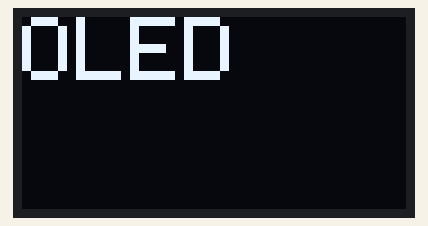
Bench run of a sketch on a simulated ESP8266 (NodeMCU). On the bench: 128×64 one-colour display. WiFi joins after 1.5 s; servers stay silent unless stated; the local clock reads 2024-03-15 10:24:30 at power-on unless the sketch sets it; EEPROM starts erased; what the sketch prints to the serial monitor is not drawn.

Above: at 1.7 s.
At 6.7 s:
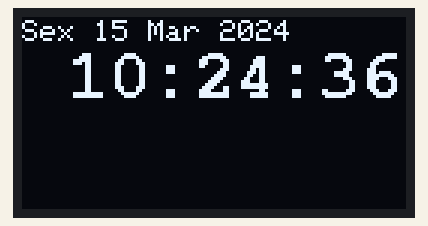
At 10.7 s:
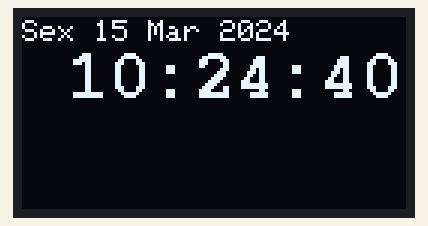
At 14.8 s:
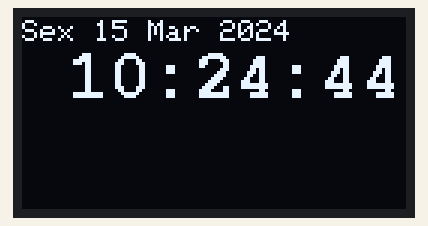
At 22.8 s:
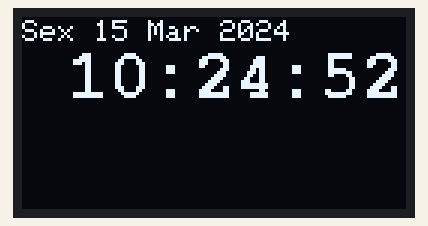
At 38.8 s:
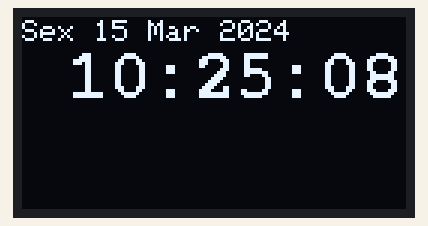

The sketch:

ralesp.ino
```cpp
#include <Wire.h>

#include "src/mem.h"
#include "src/alarm.h"
#include "src/serverapi.h"
#include "src/displayoled.h"
#include "src/rtcmodule.h"

void alarmcb(AlarmStruct alarm);

const int nalarms = 10;

MemAccess *memaccess;
Alarm *alarms;
ServerConfig config;
ServerAPI *server;
DisplayOLED *oled;
RTCModule *rtc;

void setup()
{
  Serial.begin(115200);
  Serial.println();

  Wire.begin(4, 5);

  memaccess = new MemAccess;
  memaccess->readServerConfig(&config);
  server = new ServerAPI(config);
  alarms = new Alarm(alarmcb);
  AlarmRaw buf[nalarms];
  memaccess->readAlarms(buf, nalarms);
  for (int i = 0; i < nalarms; i++)
    alarms->addAlarm(buf[i]);

  oled = new DisplayOLED();
  oled->test();
  rtc = new RTCModule();

  return;
  /*
  Serial.println(sizeof(ServerConfig));

  memaccess = new MemAccess();
  strcpy(config.ssid, "Sagrado");
  strcpy(config.password, "PBA#2k10$2010");
  memaccess->writeServerConfig(config);

  memaccess->readServerConfig(config);


  Serial.print("SSID: ");
  Serial.println(config.ssid);

  Serial.print("Password: ");
  Serial.println(config.password);*/

  // Serial.print("SSID: ");
  // Serial.println(config.ssid);

  // Serial.print("Password: ");
  // Serial.println(config.password);

  //EEPROM.end();
}

unsigned long lastupdate = 0;
void loop()
{
  alarms->loop();
  server->loop();
  memaccess->loop();
  oled->loop();
  rtc->loop();

  unsigned long n = millis();
  if (n - lastupdate > 1000)
  {
    lastupdate = n;
    oled->displayTime();
  }
}

void alarmcb(AlarmStruct alarm)
{
  Serial.println("Alarm fired");
}
```

alarm.cpp
```cpp
#include "Alarm.h"
#include <Arduino.h>

#define NEWARRAYSIZE 10;

// MACROS
#define DOW(raw) ((uint8_t)((uint)(raw & 0x7f) << 1))
#define HOURS(raw) ((uint8_t)((raw >> 7) & 0x1f))
#define MINUTES(raw) ((uint8_t)((raw >> 12) & 0x3f))
#define ACTIVE(raw) ((uint8_t)((raw >> 18) & 0x1))
#define REPEAT(raw) ((uint8_t)((raw >> 19) & 0x1))
#define ACTION(raw) ((uint16_t)((raw >> 20) & 0xfff))
#define RAW(str) (((str.dow >> 1) & 0x7f) + ((str.hours & 0x1f) << 7) + ((str.minutes & 0x3f) << 12) + ((str.active & 0x1) << 18) + ((str.repeat & 0x1) << 19) + ((str.action & 0xfff) << 20))

Alarm::Alarm(const AlarmCallback callback)
{
  _callback = callback;
  _arraysize = NEWARRAYSIZE;
  _alarms = (AlarmRaw *)malloc(_arraysize * sizeof(AlarmRaw));
  _nalarms = 0;
  _lastcheckminute = -1;
}

Alarm::~Alarm()
{
  free(_alarms);
}

void Alarm::loop()
{
  int minutes = minute();
  if (minutes != _lastcheckminute)
  {
    _lastcheckminute = minutes;
    int dow = weekday();
    int hours = hour();
    for(int i = 0; i < _nalarms; i++) {
      AlarmStruct alm = getAlarm(i);
      if (alm.active && ((alm.dow >> dow) & 0x1) && alm.minutes == minutes && alm.hours == hours) {
        // Considerar se devo implementar o desactivar do alarme quando o repeat é 0, é preciso notificar o "mem" para guardar a alteração
        if (alm.repeat  == 0) {
          alm.active = 0;
          _alarms[i] ^= 1 << 18; // testar
        }
        _callback(alm);
      }
    }
  }
}

bool Alarm::addAlarm(const AlarmStruct &alarm)
{
  AlarmRaw raw = RAW(alarm);
  return addAlarm(raw);
}

bool Alarm::addAlarm(const AlarmRaw raw)
{
  if (_nalarms == _arraysize)
  {
    _arraysize += NEWARRAYSIZE;
    _alarms = (AlarmRaw *)realloc(_alarms, _arraysize * sizeof(AlarmRaw));
  }
  _alarms[_nalarms++] = raw;

  return true;
}

bool Alarm::updateAlarm(const AlarmStruct &alarm)
{
  if (alarm.id < 0 || alarm.id >= _nalarms)
  {
    return false;
  }
  else
  {
    _alarms[alarm.id] = RAW(alarm);
    return true;
  }
}

size_t Alarm::count()
{
  return _nalarms;
}

AlarmStruct Alarm::getAlarm(int alarmid)
{
  AlarmStruct retval;
  if (alarmid < 0 || alarmid >= _nalarms)
    retval.id = -1;
  else
  {
    AlarmRaw raw = _alarms[alarmid];
    retval.id = alarmid;
    retval.dow = DOW(raw);
    retval.hours = HOURS(raw);
    retval.minutes = MINUTES(raw);
    retval.repeat = REPEAT(raw);
    retval.active = ACTIVE(raw);
    retval.action = ACTION(raw);
  }

  return retval;
}

size_t Alarm::getRawData(AlarmRaw *buf, size_t size)
{
  size_t i;
  for (i = 0; i < size && i < _nalarms; i++)
    buf[i] = _alarms[i];
  return i;
}

/*
int Alarm::addAlarm(uint8_t dow, uint8_t hours, uint8_t minutes, uint8_t active, uint8_t repeat)
{
  AlarmStruct *alarm = new AlarmStruct;
  alarm->dow = dow;
  alarm->hours = hours;
  alarm->minutes = minutes;
  alarm->active = active;
  alarm->repeat = repeat;
  alarm->next = NULL;
  if (_alarms == NULL)
  {
    alarm->id = 1;
    _alarms = alarm;
  }
  else {
    AlarmStruct *ptr = _alarms;
    while (ptr->next != NULL) {
      ptr = ptr->next;
    }
    alarm->id = ptr->id + 1;
    ptr->next = alarm;
  }

  return alarm->id;
}
int Alarm::removeAlarm(int alarmid)
{
  AlarmStruct *ptr = _alarms, *prev = _alarms;
  while (ptr != NULL && ptr->id != alarmid)
  {
    prev = ptr;
    ptr = ptr->next;
  }

  if (ptr != NULL)
  {
    if (ptr == _alarms)
    {
      _alarms = ptr->next;
    }
    else
    {
      prev->next = ptr->next;
    }

    delete ptr;
    return 1;
  }
  else
  {
    return -1;
  }
}
int Alarm::updateAlarm(int alarmid, uint8_t dow, uint8_t hours, uint8_t minutes, uint8_t active, uint8_t repeat)
{
  AlarmStruct *alm = getAlarm(alarmid);
  if (alm != NULL)
  {
    alm->dow = dow;
    alm->hours = hours;
    alm->minutes = minutes;
    alm->repeat = repeat;
    return 1;
  }
  else
    return -1;
}

uint8_t Alarm::count()
{
  AlarmStruct *ptr = _alarms;
  uint8_t count = 0;
  while (ptr != NULL)
  {
    count++;
    ptr = ptr->next;
  }

  return count;
}
int Alarm::getID(uint8_t index)
{
  AlarmStruct *ptr = _alarms;
  int idx = 0;
  while (ptr != NULL && idx != index)
  {
    ptr = ptr->next;
    idx++;
  }
  return ptr != NULL ? ptr->id : -1;
}
int Alarm::getIndex(int alarmid)
{
  int index = -1;
  AlarmStruct *ptr = _alarms;
  while (ptr != NULL)
  {
    index++;
    if (ptr->id == alarmid)
    {
      break;
    }
    else
    {
      ptr = ptr->next;
    }
  }
  return index;
}
uint8_t Alarm::getDOW(int alarmid)
{
  AlarmStruct *alm = getAlarm(alarmid);
  return alm != NULL ? alm->dow : Alarm::ERR;
}
uint8_t Alarm::getHours(int alarmid)
{
  AlarmStruct *alm = getAlarm(alarmid);
  return alm != NULL ? alm->hours : Alarm::ERR;
}
uint8_t Alarm::getMinutes(int alarmid)
{
  AlarmStruct *alm = getAlarm(alarmid);
  return alm != NULL ? alm->minutes : Alarm::ERR;
}

AlarmStruct *Alarm::getAlarm(int alarmid)
{
  AlarmStruct *ptr = _alarms;
  while (ptr != NULL && ptr->id != alarmid)
  {
    ptr = ptr->next;
  }
  return ptr;
}
*/
```

alarm.h
```cpp
#ifndef __ALARM_H__
#define __ALARM_H__

#include <TimeLib.h>

// AlarmRaw - 32bits
// 7bits - dow
// 5bit - hours
// 6bit - minutes
// 1bit - active
// 1bit - repeat
// 12 bits - action

typedef uint32_t AlarmRaw;

typedef struct AlarmStruct
{
  int id;
  uint8_t dow;
  uint8_t hours;
  uint8_t minutes;
  uint8_t repeat;
  uint8_t active;
  uint16_t action;
} AlarmStruct;

typedef void (*AlarmCallback)(AlarmStruct alarm);

class Alarm
{
private:
  AlarmCallback _callback;
  AlarmRaw *_alarms;
  int _lastcheckminute;
  size_t _nalarms;
  size_t _arraysize;

public:
  Alarm(const AlarmCallback callback);
  ~Alarm();

  bool addAlarm(const AlarmStruct &alarm); // ignora o id
  bool addAlarm(const AlarmRaw raw);
  bool updateAlarm(const AlarmStruct &alarm);

  size_t count();
  AlarmStruct getAlarm(int alarmid);

  size_t getRawData(AlarmRaw *buf, size_t size);

  void loop();
};

#endif
```

displayoled.cpp
```cpp
#include "displayoled.h"
#include <TimeLib.h>

#define OLED_RESET 15
DisplayOLED::DisplayOLED()
{
  _display = new Adafruit_SSD1306(OLED_RESET);
  _display->begin(SSD1306_SWITCHCAPVCC, 0x3C);
  reset();
}
DisplayOLED::~DisplayOLED()
{
  delete _display;
}

void DisplayOLED::loop()
{
}

void DisplayOLED::reset()
{
  _display->setTextSize(1);
  _display->setTextColor(WHITE);

  _display->clearDisplay();
  _display->setCursor(0, 0);
  _display->display();
}

void DisplayOLED::test()
{
  _display->setTextSize(3);
  _display->print("OLED");
  _display->display();
  delay(5000);
  reset();
}

void DisplayOLED::displayTime()
{
  _display->clearDisplay();
  _display->setTextSize(1);
  _display->setFont();
  _display->setTextColor(WHITE);
  _display->setCursor(0, 1);

  _display->print(week[weekday()]);
  _display->print(" ");
  _display->print(day());
  _display->print(' ');
  _display->print(months[month() - 1]);
  _display->print(' ');
  _display->print(year());

  _display->setCursor(15, 20);
  _display->setTextSize(1);
  _display->setFont(&FreeMonoBold12pt7b);
  _display->setTextColor(WHITE);

  print2digits(hour());
  _display->print(':');
  print2digits(minute());
  _display->print(':');
  print2digits(second());
  _display->println();

  _display->display();
}

void DisplayOLED::print2digits(int number) {
  if (number >= 0 && number < 10) {
    _display->print('0');
  }
  _display->print(number);
}
```

displayoled.h
```cpp
#ifndef _DISPLAY_H_
#define _DISPLAY_H_

#include <Wire.h>
#include <Adafruit_GFX.h>
#include <Adafruit_SSD1306.h>
#include <Fonts/FreeMonoBold12pt7b.h>

class DisplayOLED
{
private:
  Adafruit_SSD1306 *_display;
  void print2digits(int number);

  const char *months[12] = {"Jan", "Fev", "Mar", "Abr", "Mai", "Jun", "Jul", "Ago", "Set", "Out", "Nov", "Dez"};
  const char *week[8] = {"Inv", "Dom", "Seg", "Ter", "Qua", "Qui", "Sex", "Sab"};

public:
  DisplayOLED();
  ~DisplayOLED();

  void test();
  void reset();

  void displayTime();

  void loop();
};

#endif
```

mem.cpp
```cpp
#include "mem.h"

#include <EEPROM.h>
#include <Arduino.h>

const unsigned long meminit = 0x16585913;
#define MEMINITADDRESS 0
#define SERVERCONFIGADDRESS 4 + MEMINITADDRESS
#define ALARMSCONFIGADDRESS 128 + SERVERCONFIGADDRESS

#define UPDATETIME 60000

MemAccess::MemAccess()
{
  // tamanho 4 + 128 + (4 * 10)
  EEPROM.begin(512);
  unsigned long init;
  uint8_t valid = 1;
  for (int i = 0; i < 4 && valid; i++)
  {
    char c = EEPROM.read(MEMINITADDRESS + i);
    valid &= (c == ((meminit >> (i * 8)) & 0xFF));
  }
  if (valid == 0)
  {
    Serial.println("EEPROM reset.");
    for (int i = 0; i < 4; i++)
      EEPROM.write(MEMINITADDRESS + i, (meminit >> (i * 8)) & 0xFF);
    for (int i = SERVERCONFIGADDRESS; i < 512; i++)
      EEPROM.write(i, 0);

    EEPROM.commit();
  }
  else
  {
    Serial.println("EEPROM is good.");
  }

  _changed = 0;
}

MemAccess::~MemAccess()
{
  EEPROM.end();
}

void MemAccess::readServerConfig(ServerConfig *config)
{
  size_t size = sizeof(ServerConfig);
  uint8_t *memconfig = (uint8_t *)config;
  for (int i = 0; i < size; i++)
  {
    memconfig[i] = EEPROM.read(i + SERVERCONFIGADDRESS);
  }
}

void MemAccess::writeServerConfig(const ServerConfig &config)
{
  size_t size = sizeof(ServerConfig);
  const uint8_t *memconfig = (const uint8_t *)&config;
  for (int i = 0; i < size; i++)
  {
    EEPROM.write(i + SERVERCONFIGADDRESS, memconfig[i]);
  }
  update();
}

void MemAccess::readAlarms(AlarmRaw *raw, size_t size)
{
  uint8_t *ptr = (uint8_t *)raw;
  for (int i = 0; i < size; i++)
    *ptr++ = EEPROM.read(ALARMSCONFIGADDRESS + i);
}

void MemAccess::writeAlarms(const AlarmRaw &raw, size_t size)
{
  const uint8_t *ptr = (uint8_t *)&raw;
  for (int i = 0; i < size; i++)
    EEPROM.write(ALARMSCONFIGADDRESS + i, *ptr++);
  update();
}

void MemAccess::writeBlock(int address, uint8_t *buf, int size)
{
  for (int i = 0; i < size; i++)
    EEPROM.write(address + i, buf[i]);
  update();
}

void MemAccess::readBlock(int address, uint8_t *buf, int size)
{
  for (int i = 0; i < size; i++)
    buf[i] = EEPROM.read(address + i);
}

void MemAccess::update()
{
  _changed = 1;
  _lastupdate = millis();
}

void MemAccess::loop()
{
  if (_changed)
  {
    unsigned long now = millis();
    if (now - _lastupdate > UPDATETIME)
    {
      _changed = 0;
      EEPROM.commit();
      Serial.println("Committed to memory");
    }
  }
}
```

mem.h
```cpp
#ifndef _MEM_H_
#define _MEM_H_
#include "alarm.h"

typedef struct ServerConfig
{
  char ssid[32];
  char password[32];
  char mqtt_url[32];
  char mqtt_id[32];
} ServerConfig;

class MemAccess
{
private:
  unsigned long _lastupdate;
  uint8_t _changed;

public:
  MemAccess();
  ~MemAccess();

  void update();
  void loop();

  void readServerConfig(ServerConfig *config);
  void writeServerConfig(const ServerConfig &config);

  void readAlarms(AlarmRaw *raw, size_t size);
  void writeAlarms(const AlarmRaw &raw, size_t size);

  void writeBlock(int address, uint8_t *buf, int size);
  void readBlock(int address, uint8_t *buf, int size);
};

#endif
```

rtcmodule.cpp
```cpp
#include "rtcmodule.h"

#define UPTIMETIMESECONDS 3600

RTCModule::RTCModule()
{
    _rtc = new RtcDS1307<TwoWire>(Wire);

    if (_rtc->IsDateTimeValid())
    {
        //  printStatus(0, 0);
    }
    else
    {
        //   printStatus(1, 0);
        if (_rtc->GetIsRunning())
            _rtc->SetIsRunning(true);

        RtcDateTime Now = _rtc->GetDateTime();
        _lastupdate = Now.Epoch32Time();
        setTime(_lastupdate);
    }
}

RTCModule::~RTCModule()
{
    delete _rtc;
}

void RTCModule::loop()
{
    int n = _rtc->GetDateTime().Epoch32Time();
    if (n - _lastupdate > UPTIMETIMESECONDS)
    {
        _lastupdate = n;
        setTime(_lastupdate);
    }
}
```

rtcmodule.h
```cpp
#ifndef _RTCMODULE_H_
#define _RTCMODULE_H_
#include <Wire.h>
#include <TimeLib.h>
#include <RtcDS1307.h>

class RTCModule
{
  private:
    RtcDS1307<TwoWire> *_rtc;
    int _lastupdate;

  public:
    RTCModule();
    ~RTCModule();
    void loop();
};

#endif
```

serverapi.cpp
```cpp
#include "serverapi.h"

#include <ESP8266WiFi.h>
#include <WiFiClient.h>
#include <ESP8266WebServer.h>
#include <ESP8266mDNS.h>

ServerAPI::ServerAPI(const ServerConfig &config)
{
  char esphostname[32];
  sprintf(esphostname, "RESP-%X\0", ESP.getChipId());
  WiFi.mode(WIFI_STA);
  WiFi.begin(config.ssid, config.password);
  WiFi.hostname(esphostname);
  Serial.print("Connecting to :");
  Serial.println(config.ssid);
  for (int i = 0; i < 150 && WiFi.status() != WL_CONNECTED; i++)
  {
    delay(100);
    //   drawLoadind(120, 8, i);
    //   display.display();
  }

  if (WiFi.status() != WL_CONNECTED)
  {
    Serial.println("No connection. Changing to AP");
    WiFi.mode(WIFI_AP);
    IPAddress ip(90, 0, 0, 1);
    IPAddress nmask(255, 255, 255, 0);
    WiFi.softAPConfig(ip, ip, nmask);
    WiFi.softAP(esphostname);
    IPAddress myIP = WiFi.softAPIP();
    Serial.println();
    Serial.print("AP IP address: ");
    Serial.println(myIP);
  }
  else
  {
    Serial.println("Connected to WiFi.");
    Serial.print("IP address: ");
    Serial.println(WiFi.localIP());
  }

  if (WiFi.status() == WL_CONNECTED)
  {
    Serial.println("success");
    //   printStatus(1, 1);
    //   display.fillRect(0, 16, 128, 8, BLACK);
    //   display.setCursor(0, 16);
    //   display.print("MQTT: ");
    if (strlen(config.mqtt_url) > 0)
    {
      // client.setServer(mqtt_server, 1883);
      // client.setCallback(mqtt_callback);
      // client.connect(mqtt_id);

      // display.print(mqtt_server);
      // display.display();

      // display.setCursor(120, 24);
      // for (int i = 0; i < 150 && !client.connected(); i++)
      // {
      //   delay(100);
      //   drawLoadind(120, 16, i);
      //   display.display();
      // }
    }
    else
    {
      // display.print("no conf");
    }
    //   printStatus(client.connected(), 2);
    //   display.display();
  }
}

ServerAPI::~ServerAPI()
{
}

void ServerAPI::loop()
{
}
```

serverapi.h
```cpp
#ifndef _SERVER_H_
#define _SERVER_H_
#include "mem.h"

class ServerAPI {
public:
    ServerAPI(const ServerConfig &config);
    ~ServerAPI();

    void loop();
};

#endif
```

Measured:
- what the display in image 0 shows lasts 5.1 s, from 1.6 s to 6.7 s
- what the display in image 1 shows lasts 1.0 s, from 6.7 s to 7.7 s
